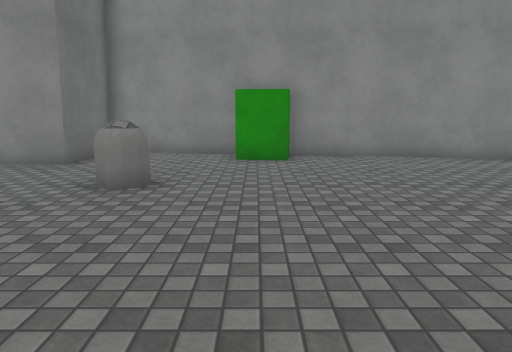
view 1 (above)

12 first-person views from a walk through a scene from a Unity 3-D project. The camera is 1.4 m above the floor, tilts 10° down and sees 70° across. The floor is counted in squares, 1 m on a side. Each view is taken from the middle of a square. On the plan, view 1 faces up. The plan holds only what a view shows up to about 16 squares ahead; the rest is blank. The place goes on beyond the plan. Surface patterns are stand-ins for the level's own textures.

view 2
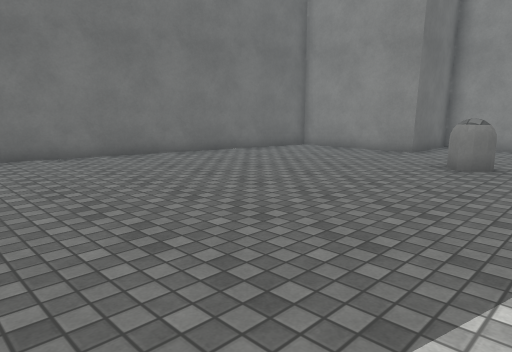

view 3
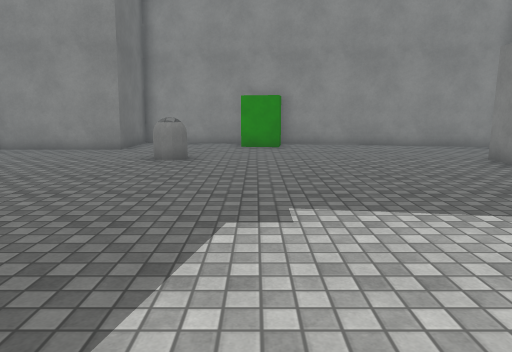

view 4
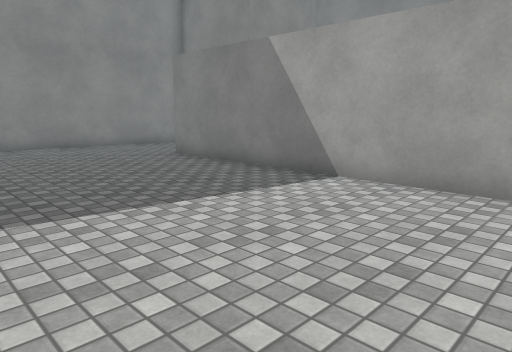

view 5
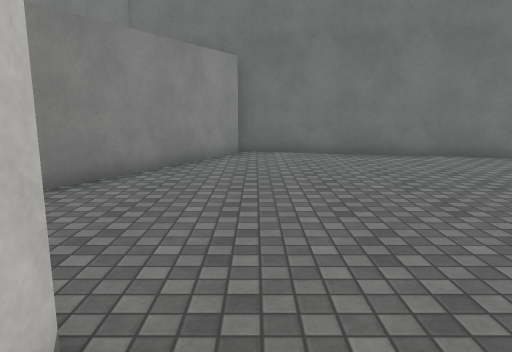

view 6
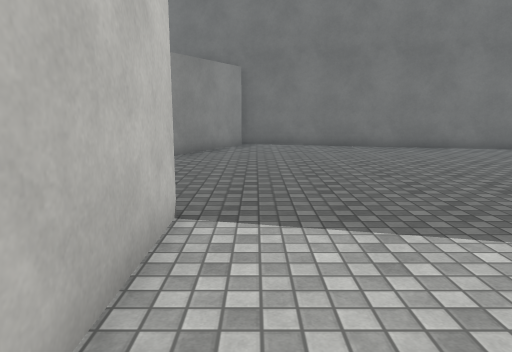

view 7
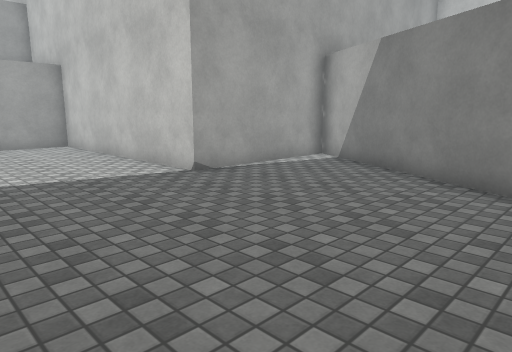

view 8
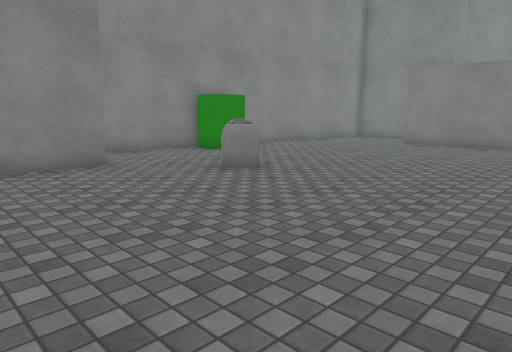

view 9
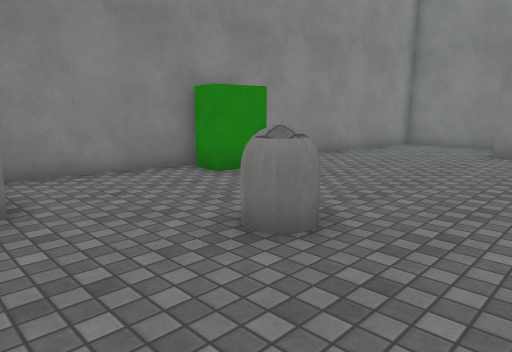

view 10
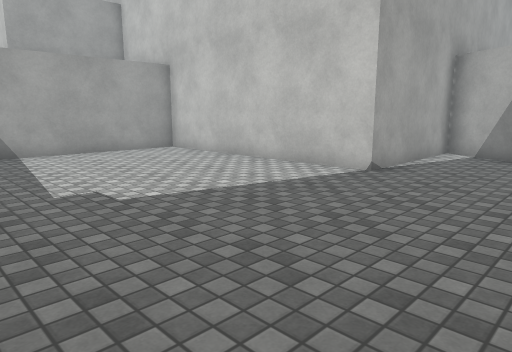

view 11
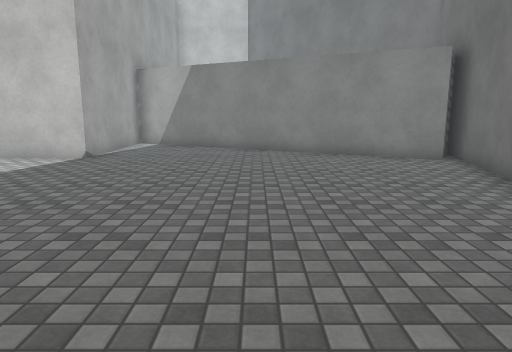

view 12
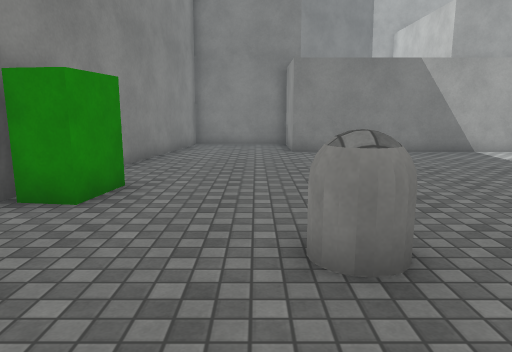

### Floor plan
Points are (right, up) in squares from view 1. A wall is a line through its corners. A room is listed if a view was taken in it or the views show most of it. See-through windows are left out.
Room 1 (views 1, 2, 3, 4, 5, 6, 7, 8, 9, 10, 11, 12)
walls: (1, 11.4) (0.9, 10.5) (-0.6, 10.7) (-0.5, 11.7); (-12.5, -4.6) (-1.8, -10.3) (-1.8, -5.1) (6.8, -5.1) (6.8, 6.7) (9.8, 6.7) (9.8, 10.6) (-5, 12.7) (-5, 9.6) (-9.7, 9.6) (-13.4, -6.4)
objects: white capsule (-3, 7) to (-2, 7)

Positions as (right, up) in squares from view 1, and headings:
1: (0, 0), facing up
2: (0, -3), facing up-left
3: (0, -4), facing up
4: (0, -4), facing up-right
5: (0, -4), facing left
6: (3, -4), facing left
7: (-9, 0), facing down-right
8: (-9, 0), facing up-right
9: (-6, 4), facing up-right
10: (-6, 3), facing down-right
11: (-7, 6), facing down
12: (-6, 8), facing right
